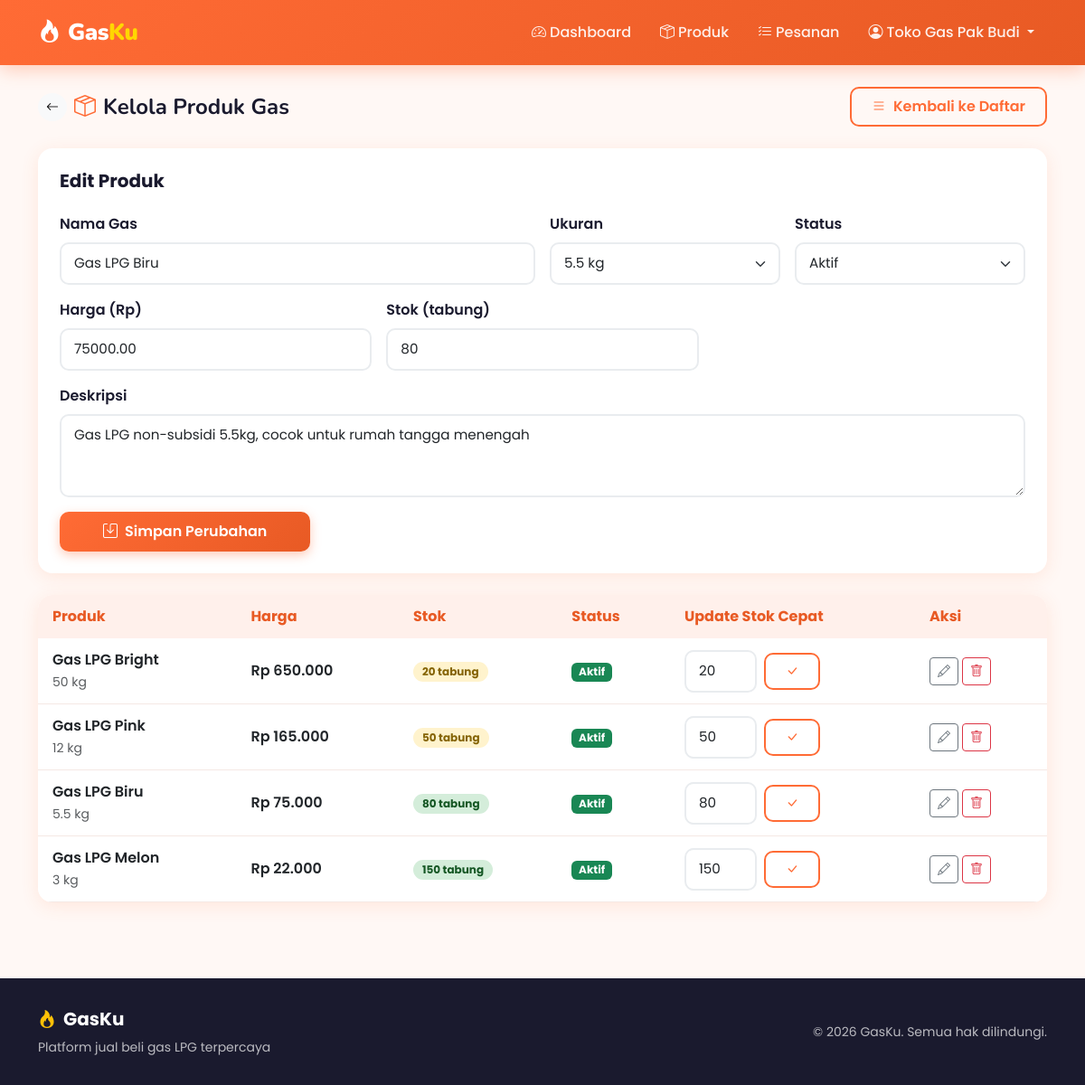
The app's page /seller/produk.php?action=edit&id=2 (signed in) with its own data.
### tables this page shows
CREATE TABLE produk (
    id INT AUTO_INCREMENT PRIMARY KEY,
    nama_gas VARCHAR(100) NOT NULL,
    ukuran VARCHAR(50) NOT NULL,        
    harga DECIMAL(10,2) NOT NULL,
    stok INT NOT NULL DEFAULT 0,
    deskripsi TEXT,
    gambar VARCHAR(255),
    seller_id INT NOT NULL,
    status ENUM('aktif', 'nonaktif') DEFAULT 'aktif',
    created_at TIMESTAMP DEFAULT CURRENT_TIMESTAMP,
    updated_at TIMESTAMP DEFAULT CURRENT_TIMESTAMP ON UPDATE CURRENT_TIMESTAMP,
    FOREIGN KEY (seller_id) REFERENCES users(id) ON DELETE CASCADE
);

### config/database.php (called while the page is built, shortened)
<?php
function formatRupiah($angka) {
    return 'Rp ' . number_format($angka, 0, ',', '.');
}
?>

### seller/produk.php (the view, shortened to what this page needs)
<?php
require_once '../config/database.php';
$sellerId = $_SESSION['user_id'];
$db = getDB();
$action = $_GET['action'] ?? 'list';
$editId = intval($_GET['id'] ?? 0);
$produkEdit = null;
if ($action === 'edit' && $editId > 0) {
    $stmt = $db->prepare("SELECT * FROM produk WHERE id=? AND seller_id=?");
    $stmt->bind_param('ii', $editId, $sellerId);
    $stmt->execute();
    $produkEdit = $stmt->get_result()->fetch_assoc();
}
$produkList = $db->query("SELECT * FROM produk WHERE seller_id=$sellerId ORDER BY status DESC, id DESC")->fetch_all(MYSQLI_ASSOC);
include '../includes/header.php';
?>
<div class="container py-4">
    <div class="d-flex flex-wrap justify-content-between align-items-center gap-3 mb-4">
        <div class="d-flex align-items-center gap-2">
            <a href="dashboard.php" class="btn btn-light btn-sm rounded-circle"><i class="bi bi-arrow-left"></i></a>
            <h4 class="fw-bold mb-0" style="font-family:'Nunito',sans-serif">
                <i class="bi bi-box-seam me-2" style="color:var(--primary)"></i>Kelola Produk Gas
            </h4>
        </div>
        <?php if ($action === 'list'): ?>
            <a href="produk.php?action=tambah" class="btn btn-primary-gashu">
                <i class="bi bi-plus-circle me-2"></i>Tambah Produk
            </a>
        <?php else: ?>
            <a href="produk.php" class="btn btn-outline-gashu">
                <i class="bi bi-list me-2"></i>Kembali ke Daftar
            </a>
        <?php endif; ?>
    </div>
    <?php if ($action === 'tambah' || $action === 'edit'): ?>
        <div class="card-gashu p-4 mb-4">
            <h5 class="fw-bold mb-4"><?= $action === 'tambah' ? 'Tambah Produk Baru' : 'Edit Produk' ?></h5>
            <form method="POST">
                <div class="row g-3">
                    <div class="col-md-6">
                        <label class="form-label fw-semibold">Nama Gas</label>
                        <input type="text" name="nama_gas" class="form-control"
                               placeholder="e.g. Gas LPG Melon"
                               value="<?= htmlspecialchars($produkEdit['nama_gas'] ?? '') ?>" required>
                    </div>
                    <div class="col-md-3">
                        <label class="form-label fw-semibold">Ukuran</label>
                        <select name="ukuran" class="form-select">
                            <?php foreach (['3 kg', '5.5 kg', '12 kg', '50 kg'] as $uk): ?>
                                <option value="<?= $uk ?>" <?= ($produkEdit['ukuran'] ?? '') === $uk ? 'selected' : '' ?>>
                                    <?= $uk ?>
                                </option>
                            <?php endforeach; ?>
                        </select>
                    </div>
                    <div class="col-md-3">
                        <label class="form-label fw-semibold">Status</label>
                        <select name="status" class="form-select">
                            <option value="aktif" <?= ($produkEdit['status'] ?? 'aktif') === 'aktif' ? 'selected' : '' ?>>Aktif</option>
                        </select>
                    </div>
                    <div class="col-md-4">
                        <label class="form-label fw-semibold">Harga (Rp)</label>
                        <input type="number" name="harga" class="form-control"
                               placeholder="22000" min="1000" step="500"
                               value="<?= $produkEdit['harga'] ?? '' ?>" required>
                    </div>
                    <div class="col-md-4">
                        <label class="form-label fw-semibold">Stok (tabung)</label>
                        <input type="number" name="stok" class="form-control"
                               placeholder="0" min="0"
                               value="<?= $produkEdit['stok'] ?? 0 ?>">
                    </div>
                    <div class="col-12">
                        <label class="form-label fw-semibold">Deskripsi</label>
                        <textarea name="deskripsi" class="form-control" rows="3"
                                  placeholder="Deskripsi produk gas..."><?= htmlspecialchars($produkEdit['deskripsi'] ?? '') ?></textarea>
                    </div>
                    <div class="col-12">
                        <button type="submit" class="btn btn-primary-gashu px-5">
                            <i class="bi bi-save me-2"></i><?= $action === 'tambah' ? 'Tambahkan Produk' : 'Simpan Perubahan' ?>
                        </button>
                    </div>
                </div>
            </form>
        </div>
    <?php endif; ?>
    <div class="card-gashu overflow-hidden">
        <div class="table-responsive">
            <table class="table table-gashu mb-0">
                <thead>
                    <tr>
                        <th>Produk</th>
                        <th>Harga</th>
                        <th>Stok</th>
                        <th>Status</th>
                        <th>Update Stok Cepat</th>
                        <th>Aksi</th>
                    </tr>
                </thead>
                <tbody>
                    <?php foreach ($produkList as $pr): ?>
                        <tr>
                            <td>
                                <div class="fw-semibold"><?= htmlspecialchars($pr['nama_gas']) ?></div>
                                <small class="text-muted"><?= htmlspecialchars($pr['ukuran']) ?></small>
                            </td>
                            <td class="fw-semibold"><?= formatRupiah($pr['harga']) ?></td>
                            <td>
                                <span class="badge badge-stock <?= $pr['stok'] > 50 ? 'high' : ($pr['stok'] > 10 ? 'medium' : 'low') ?>">
                                    <?= $pr['stok'] ?> tabung
                                </span>
                            </td>
                            <td>
                                <span class="badge <?= $pr['status'] === 'aktif' ? 'bg-success' : 'bg-secondary' ?>">
                                    <?= ucfirst($pr['status']) ?>
                                </span>
                            </td>
                            <td>
                                <form method="POST" class="d-flex gap-2 align-items-center">
                                    <input type="number" name="stok_baru" class="form-control form-control-sm" style="width:80px"
                                           value="<?= $pr['stok'] ?>" min="0">
                                    <button type="submit" class="btn btn-sm btn-outline-gashu">
                                        <i class="bi bi-check-lg"></i>
                                    </button>
                                </form>
                            </td>
                            <td>
                                <div class="d-flex gap-1">
                                    <a href="produk.php?action=edit&id=<?= $pr['id'] ?>" class="btn btn-sm btn-outline-secondary">
                                        <i class="bi bi-pencil"></i>
                                    </a>
                                    <a href="produk.php?hapus=<?= $pr['id'] ?>"
                                       class="btn btn-sm btn-outline-danger"
                                       onclick="return confirm('Hapus produk ini?')">
                                        <i class="bi bi-trash"></i>
                                    </a>
                                </div>
                            </td>
                        </tr>
                    <?php endforeach; ?>
                </tbody>
            </table>
        </div>
    </div>
</div>
<?php include '../includes/footer.php'; ?>

### includes/header.php (style rules this page uses)
:root { --primary: #FF6B35; --primary-dark: #E85A24; --secondary: #1A1A2E; --accent: #FFD700; --success: #27AE60; --light-bg: #FFF8F5; --card-shadow: 0 4px 20px rgba(255, 107, 53, 0.12); --radius: 16px; }
* { box-sizing: border-box; }
body { font-family: 'Poppins', sans-serif; background-color: var(--light-bg); color: var(--secondary); min-height: 100vh; }
.card-gashu { border: none; border-radius: var(--radius); box-shadow: var(--card-shadow); transition: transform 0.25s, box-shadow 0.25s; overflow: hidden; background: #fff; }
.btn-primary-gashu { background: linear-gradient(135deg, var(--primary) 0%, var(--primary-dark) 100%); border: none; color: #fff; font-weight: 600; border-radius: 10px; padding: 10px 24px; transition: all 0.2s; box-shadow: 0 4px 12px rgba(255, 107, 53, 0.35); }
.btn-outline-gashu { border: 2px solid var(--primary); color: var(--primary); font-weight: 600; border-radius: 10px; padding: 8px 22px; background: transparent; transition: all 0.2s; }
.badge-stock { font-size: 0.75rem; padding: 5px 10px; border-radius: 20px; }
.badge-stock.high { background: #d4edda; color: #155724; }
.badge-stock.medium { background: #fff3cd; color: #856404; }
.form-control, .form-select { border-radius: 10px; border: 2px solid #e9ecef; padding: 10px 14px; font-size: 0.95rem; transition: border-color 0.2s, box-shadow 0.2s; }
.table-gashu th { background: #FFF0EB; color: var(--primary-dark); font-weight: 700; border: none; padding: 12px 16px; }
.table-gashu td { padding: 12px 16px; vertical-align: middle; border-color: #f5e8e4; }

### records on screen
produk: nama_gas "Gas LPG Biru", ukuran "5.5 kg", status "Aktif", harga "75000.00", stok "80", deskripsi "Gas LPG non-subsidi 5.5kg, cocok untuk rumah tangga menengah", harga "Rp 75.000", stok_baru "80"
produk: nama_gas "Gas LPG Bright", ukuran "50 kg", harga "Rp 650.000", stok "20", status "Aktif", stok_baru "20"
produk: nama_gas "Gas LPG Pink", ukuran "12 kg", harga "Rp 165.000", stok "50", status "Aktif", stok_baru "50"
produk: nama_gas "Gas LPG Melon", ukuran "3 kg", harga "Rp 22.000", stok "150", status "Aktif", stok_baru "150"

### other values on screen
$_SESSION['nama'] "Toko Gas Pak Budi"
